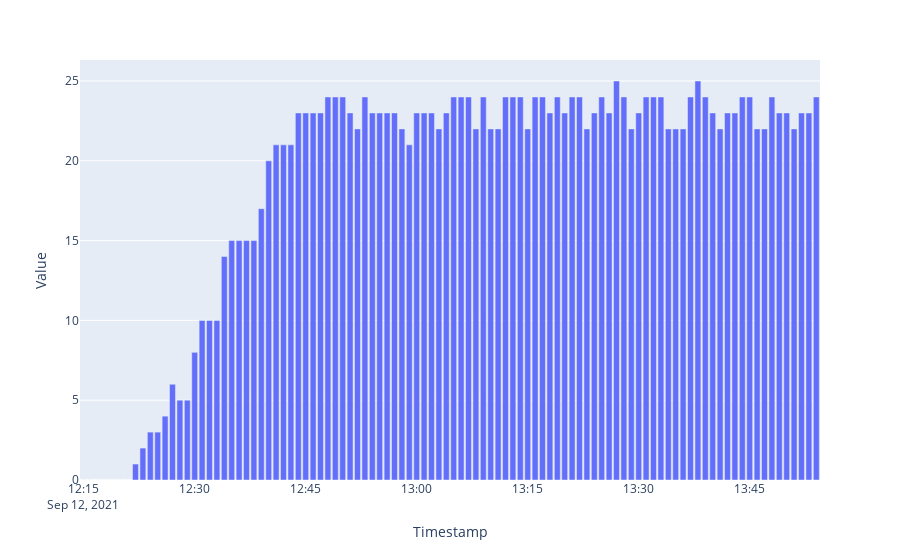

The code cell stored with this chart in its notebook:
### Markdown cell above
## Requests waiting

### Code cell
#df = dfs['requests_waiting']
df = df_system[ df_system.Metric == Metric.RW.value ]
fig = px.bar(df, x='Timestamp', y='Value')
fig.show()
